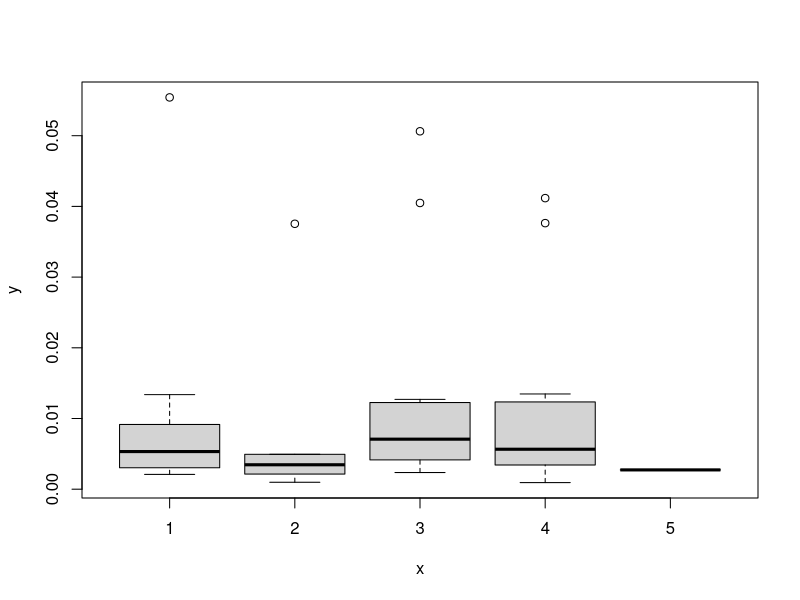
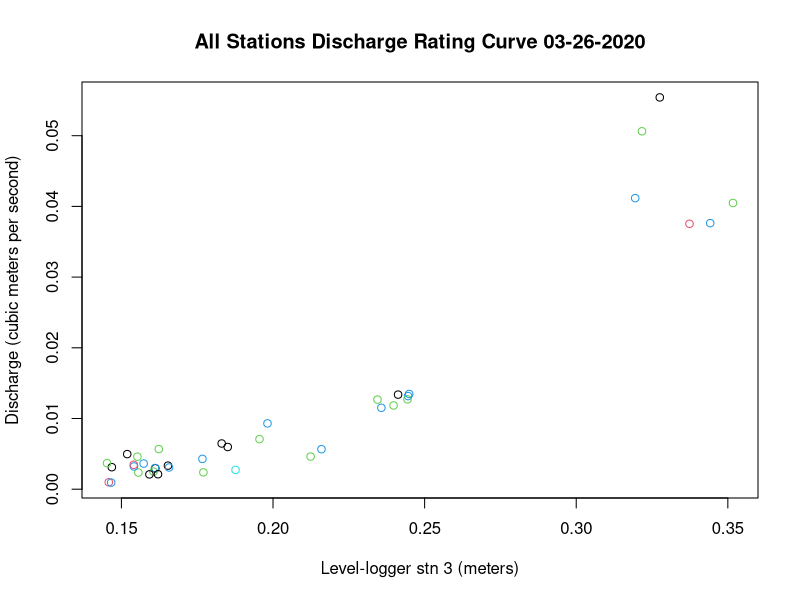

R code for these plots, in order: (Note: this script raises an error after producing the figures.)

library(lubridate)
library(dplyr)
library(tidyr)
library(ggplot2)
library(here)


#rating curves with KW 

# Serial: 72020436	Station 1
# Serial: 72020421	Station 3



rating_curve <- read.csv(here::here("Discharge/Discharge_2019/Discharge_KWCalc.csv"), 
                         header=T, na.strings=c("","NA"))
rating_curve$Level_m_compensated <-  as.numeric( as.character (rating_curve$Level_m_compensated))
rating_curve$lvl_m_stn1 <-  as.numeric( as.character (rating_curve$lvl_m_stn1))
rating_curve$lvl_m_stn3 <-  as.numeric( as.character (rating_curve$lvl_m_stn3))
rating_curve$Date <- as.POSIXct(rating_curve$Date, format='%m/%d/%Y')
rating_curve$Station <- as.factor(as.numeric(as.factor(rating_curve$Station)))

rating_curve_NO5 <- rating_curve %>%
  filter(Station != 2) 

plot(rating_curve$Station, rating_curve$Q_m3.s_Hach)


#all stations

mdl1_all <- lm(rating_curve$Q_m3.s_Hach ~ rating_curve$lvl_m_stn3)
mdl2_all <- lm(rating_curve$Q_m3.s_Hach ~ rating_curve$lvl_m_stn3 + I(rating_curve$lvl_m_stn3^2))
mdl3_all <- lm(rating_curve$Q_m3.s_Hach ~ rating_curve$lvl_m_stn3 + I(rating_curve$lvl_m_stn3^2) + I(rating_curve$lvl_m_stn3^3))
mdl4_all <- lm(rating_curve$Q_m3.s_Hach ~ I(rating_curve$lvl_m_stn3^2))

set.seed(20)
q <- seq(from=0, to=.5, by=0.005)
y_mdl1 <- mdl1_all$coefficients[1] + mdl1_all$coefficients[2]*q
y_mdl2 <- mdl2_all$coefficients[1] + mdl2_all$coefficients[2]*q + mdl2_all$coefficients[3]*q^2
y_mdl3 <- mdl3_all$coefficients[1] + mdl3_all$coefficients[2]*q + mdl3_all$coefficients[3]*q^2 + mdl3_all$coefficients[4]*q^3
y_mdl4 <- mdl4_all$coefficients[1] + mdl4_all$coefficients[2]*q^2

summary(mdl1_all)
summary(mdl2_all)
summary(mdl3_all)
summary(mdl4_all)


plot(rating_curve$Q_m3.s_Hach ~ rating_curve$lvl_m_stn3, col=rating_curve$Station,
     main="All Stations Discharge Rating Curve 03-26-2020",
     xlab="Level-logger stn 3 (meters)", ylab="Discharge (cubic meters per second)")

#legend(x = 'bottomright', 
#       legend = rating_curve$Station,
#       col = rating_curve$Station, pch = par("pch"), bty = 'n', xjust = 1)


#################

scatterplot(Q_m3.s_Hach ~ lvl_m_stn3 | Station, data = rating_curve, 
            smoother = FALSE, grid = FALSE, frame = FALSE)



#lines(q,y_mdl1,col='firebrick1',lwd=1)
lines(q,y_mdl2,col='blue',lwd=1)
#lines(q,y_mdl3,col='yellow',lwd=1)
#lines(q,y_mdl4,col='green',lwd=1)
mtext("y=  0.01887  - 0.25497*x + 0.97299*x^2 ; adjR-squared .9076", side=3)



#station 1
stn1 <- rating_curve %>%
  filter(Station == "1") #%>%
#  filter(Date != "2019-07-24") %>%
#  filter(Date != "2019-08-13")
mdl1_1 <- lm(stn1$Q_m3.s_Hach ~ stn1$lvl_m_stn3)
mdl2_1 <- lm(stn1$Q_m3.s_Hach ~ stn1$lvl_m_stn3 + I(stn1$lvl_m_stn3^2))
mdl3_1 <- lm(stn1$Q_m3.s_Hach ~ stn1$lvl_m_stn3 + I(stn1$lvl_m_stn3^2) + I(stn1$lvl_m_stn3^3))
mdl4_1 <- lm(stn1$Q_m3.s_Hach ~ I(stn1$lvl_m_stn3^2))

set.seed(20)
q <- seq(from=0, to=.5, by=0.005)
y_mdl1 <- mdl1_1$coefficients[1] + mdl1_1$coefficients[2]*q
y_mdl2 <- mdl2_1$coefficients[1] + mdl2_1$coefficients[2]*q + mdl2_1$coefficients[3]*q^2
y_mdl3 <- mdl3_1$coefficients[1] + mdl3_1$coefficients[2]*q + mdl3_1$coefficients[3]*q^2 + mdl3_1$coefficients[4]*q^3
y_mdl4 <- mdl4_1$coefficients[1] + mdl4_1$coefficients[2]*q^2

summary(mdl1_1)
summary(mdl2_1)
summary(mdl3_1)
summary(mdl4_1)

plot(stn1$Q_m3.s_Hach ~ stn1$lvl_m_stn3,
     main="Stn 1 Discharge Rating Curve 03-26-2020",
     xlab="Level-logger stn 3 (meters)", ylab="Discharge (cubic meters per second)")
#lines(q,y_mdl1,col='firebrick1',lwd=1)
lines(q,y_mdl2,col='blue',lwd=1)
#lines(q,y_mdl3,col='yellow',lwd=1)
#lines(q,y_mdl4,col='green',lwd=1)
mtext("y=  0.05323  - 0.61431*x + 1.89259*x^2 ; adjR-squared .9909", side=3)

#station 2
stn2 <- rating_curve %>%
  filter(Station == "2") #%>%
#  filter(Date != "2019-07-24") %>%
#  filter(Date != "2019-08-13")
mdl1_2 <- lm(stn2$Q_m3.s_Hach ~ stn2$lvl_m_stn3)
mdl2_2 <- lm(stn2$Q_m3.s_Hach ~ stn2$lvl_m_stn3 + I(stn2$lvl_m_stn3^2))
mdl3_2 <- lm(stn2$Q_m3.s_Hach ~ stn2$lvl_m_stn3 + I(stn2$lvl_m_stn3^2) + I(stn2$lvl_m_stn3^3))
mdl4_2 <- lm(stn2$Q_m3.s_Hach ~ I(stn2$lvl_m_stn3^2))

set.seed(20)
q <- seq(from=0, to=.5, by=0.005)
y_mdl1 <- mdl1_2$coefficients[1] + mdl1_2$coefficients[2]*q
y_mdl2 <- mdl2_2$coefficients[1] + mdl2_2$coefficients[2]*q + mdl2_2$coefficients[3]*q^2
y_mdl3 <- mdl3_2$coefficients[1] + mdl3_2$coefficients[2]*q + mdl3_2$coefficients[3]*q^2 + mdl3_2$coefficients[4]*q^3
y_mdl4 <- mdl4_2$coefficients[1] + mdl4_2$coefficients[2]*q^2


plot(stn2$Q_m3.s_Hach ~ stn2$Level_m_compensated)
#lines(q,y_mdl1,col='firebrick1',lwd=1)
lines(q,y_mdl2,col='blue',lwd=1)
#lines(q,y_mdl3,col='yellow',lwd=1)
#lines(q,y_mdl4,col='green',lwd=1)
mtext("y=  0.8823  - 10.3227*x + 32.2560*x^2 ; adjR-squared .9898", side=3)


#station 3
stn3 <- rating_curve %>%
  filter(Station == "3")

mdl1_3 <- lm(stn3$Q_m3.s_Hach ~ stn3$lvl_m_stn3)
mdl2_3 <- lm(stn3$Q_m3.s_Hach ~ stn3$lvl_m_stn3 + I(stn3$lvl_m_stn3^2))
mdl3_3 <- lm(stn3$Q_m3.s_Hach ~ stn3$lvl_m_stn3 + I(stn3$lvl_m_stn3^2) + I(stn3$lvl_m_stn3^3))
mdl4_3 <- lm(stn3$Q_m3.s_Hach ~ I(stn3$lvl_m_stn3^2))

summary(mdl1_3)
summary(mdl2_3)
summary(mdl3_3)
summary(mdl4_3)

set.seed(20)
q <- seq(from=0, to=.5, by=0.005)
#y_mdl1 <- mdl1_3$coefficients[1] + mdl1_3$coefficients[2]*q
y_mdl2 <- mdl2_3$coefficients[1] + mdl2_3$coefficients[2]*q + mdl2_3$coefficients[3]*q^2
#y_mdl3 <- mdl3_3$coefficients[1] + mdl3_3$coefficients[2]*q + mdl3_3$coefficients[3]*q^2 + mdl3_3$coefficients[4]*q^3
#y_mdl4 <- mdl4_3$coefficients[1] + mdl4_3$coefficients[2]*q^2


plot(stn3$Q_m3.s_Hach ~ stn3$Level_m_compensated,
     main="Stn 3 Discharge Rating Curve 03-26-2020",
     xlab="Level-logger stn 3 (meters)", ylab="Discharge (cubic meters per second)")
#lines(q,y_mdl1,col='firebrick1',lwd=1)
lines(q,y_mdl2,col='blue',lwd=1)
#lines(q,y_mdl3,col='yellow',lwd=1)
#lines(q,y_mdl4,col='green',lwd=1)
mtext("y=  0.01959  - 0.25846*x + 0.97362*x^2 ; adjR-squared 0.8756", side=3)

#station 4
stn4 <- rating_curve %>%
  filter(Station == "4")

mdl1_4 <- lm(stn4$Q_m3.s_Hach ~ stn4$Level_m_compensated)
mdl2_4 <- lm(stn4$Q_m3.s_Hach ~ stn4$Level_m_compensated + I(stn4$Level_m_compensated^2))
mdl3_4 <- lm(stn4$Q_m3.s_Hach ~ stn4$Level_m_compensated + I(stn4$Level_m_compensated^2) + I(stn4$Level_m_compensated^3))
mdl4_4 <- lm(stn4$Q_m3.s_Hach ~ I(stn4$Level_m_compensated^2))

summary(mdl1_4)
summary(mdl2_4)
summary(mdl3_4)
summary(mdl4_4)


set.seed(20)
q <- seq(from=0, to=.5, by=0.005)
y_mdl1 <- mdl1_4$coefficients[1] + mdl1_4$coefficients[2]*q
y_mdl2 <- mdl2_4$coefficients[1] + mdl2_4$coefficients[2]*q + mdl2_4$coefficients[3]*q^2
y_mdl3 <- mdl3_4$coefficients[1] + mdl3_4$coefficients[2]*q + mdl3_4$coefficients[3]*q^2 + mdl3_4$coefficients[4]*q^3
y_mdl4 <- mdl4_4$coefficients[1] + mdl4_4$coefficients[2]*q^2



plot(stn4$Q_m3.s_Hach ~ stn4$Level_m_compensated,
     main="Stn 4 Discharge Rating Curve 03-26-2020",
     xlab="Level-logger (meters)", ylab="Discharge (cubic meters per second)")
#lines(q,y_mdl1,col='firebrick1',lwd=1)
lines(q,y_mdl2,col='blue',lwd=1)
#lines(q,y_mdl3,col='yellow',lwd=1)
#lines(q,y_mdl4,col='green',lwd=1)
mtext("y=  0.001564  - 0.081946*x + 0.563126*x^2 ; adjR-squared 0.9358", side=3)

